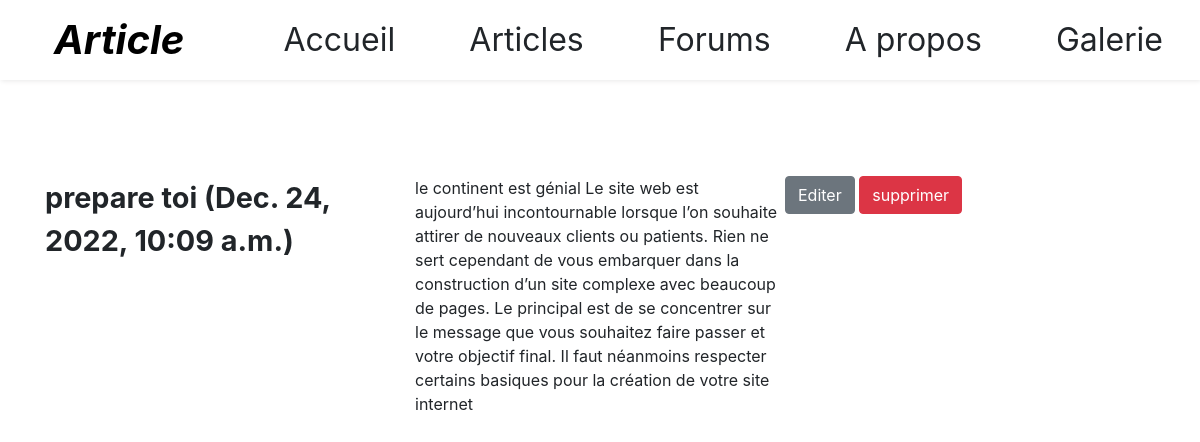
/article/3, run on an earlier commit of the app's database.
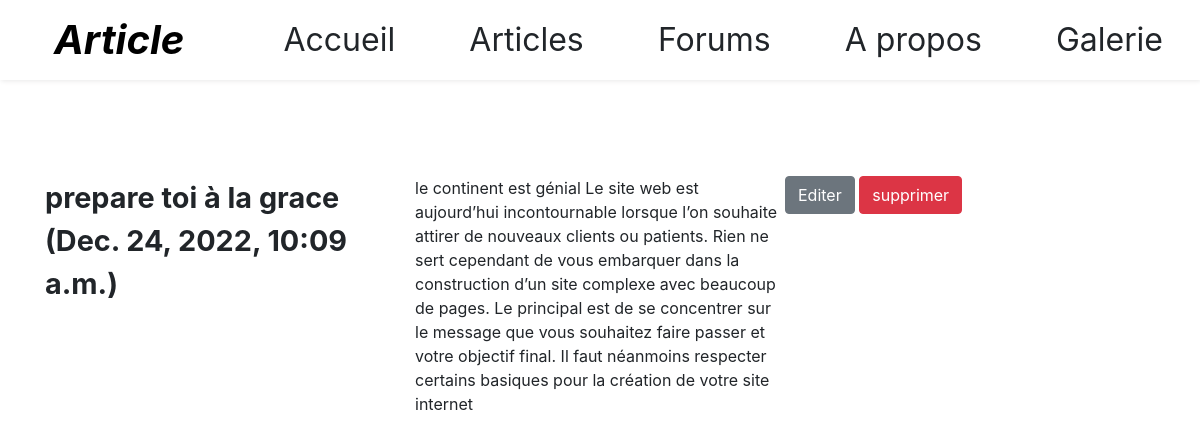
And on a later commit of the database.
### blog/models.py (models this page shows)
class Article(models.Model):
    title = models.CharField(max_length=100)
    content = models.TextField(null=True)
    date = models.DateTimeField(auto_now_add=True)

### blog/views.py (the view)
# urls.py: path('article/<int:id>', views.article),
def article(request, id):
    article = get_object_or_404(Article, id=id)
    return render(request, 'article.html', {'article': article})

### blog/templates/article.html (shortened to what this page needs)
{% extends 'layouts/base.html' %}
{% block 'content' %}
<div class="container marge-top-12">
    <div class="grid-3">
        <div class="title">{{article.title }} ({{article.date}})</div>
      <div class="max">
            {{article.content}}
      </div>
      <div>
        <button class="btn btn-secondary"> <a class="text-white" href="{% url 'article.edit' article.id %}">Editer </a> </button>
        <button class="btn btn-danger"> <a href="{% url 'article.delete' article.id %}" class="text-white">  supprimer </a></button>
      </div>
    </div>
</div>
{%endblock%}

What changed in the data, as far as the page shows it:
changed Article: title "prepare toi" → "prepare toi à la grace"
